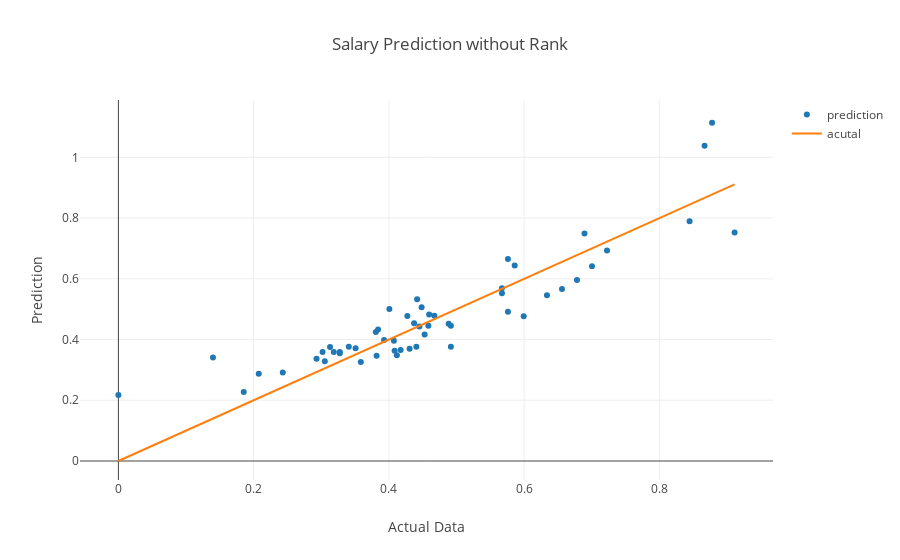

Notebook code cell kept with this figure:
### Code cell
salary_pred = lr.predict(all_test_feature)
all_test_outcomes['pred'] = salary_pred
all_test_outcomes = all_test_outcomes.sort_values(by=['Mid-Career Median Salary'])
prediction_trace_list = []
prediction_trace_list.append(go.Scatter(x=all_test_outcomes['Mid-Career Median Salary'], y=all_test_outcomes['pred'], mode = 'markers', name='prediction'))
prediction_trace_list.append(go.Scatter(x=all_test_outcomes['Mid-Career Median Salary'], y=all_test_outcomes['Mid-Career Median Salary'], name='acutal'))
layout = go.Layout(
    title='Salary Prediction without Rank',
    xaxis = dict(title = 'Actual Data'),
    yaxis = dict(title = 'Prediction'),
#     mode = 'markers'
)
fig = go.Figure(data=prediction_trace_list, layout=layout)
py.offline.iplot(fig)
